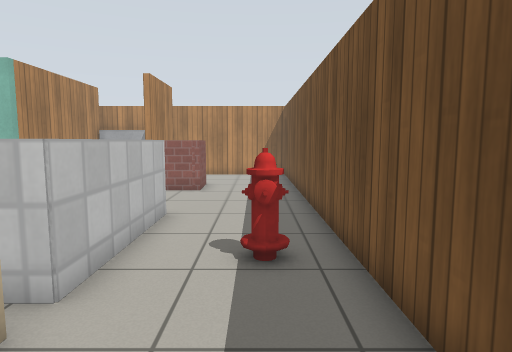
view 1 (above)

16 first-person views from a walk through a Gazebo world. The camera is 0.99 m above the floor, tilts 6° down and sees 75° across. The lines on the ground mark 1 m squares. The floor is counted in squares, 0.5 m on a side. Each view is taken from the middle of a square. On the plan, view 1 faces up. The plan holds only what a view shows up to about 18 squares ahead; the rest is blank. Gazebo's built-in surfaces are drawn with simple patterns.

view 2
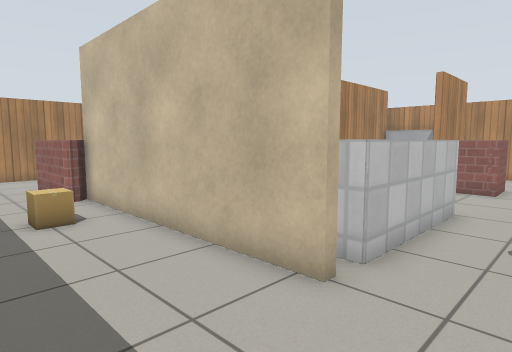

view 3
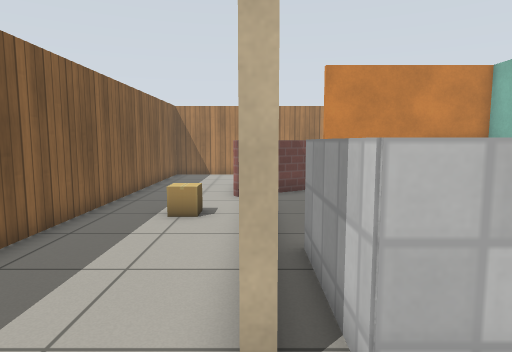

view 4
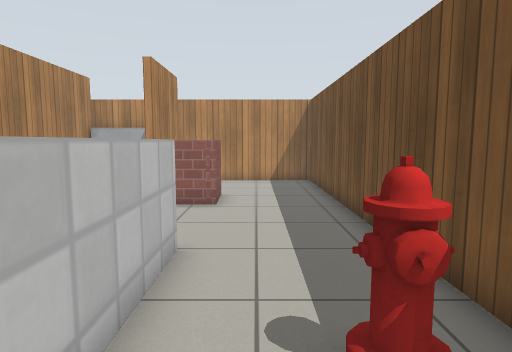

view 5
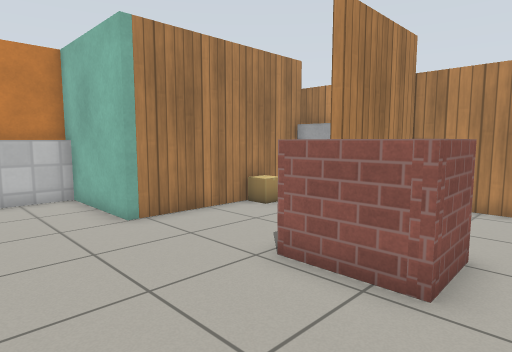

view 6
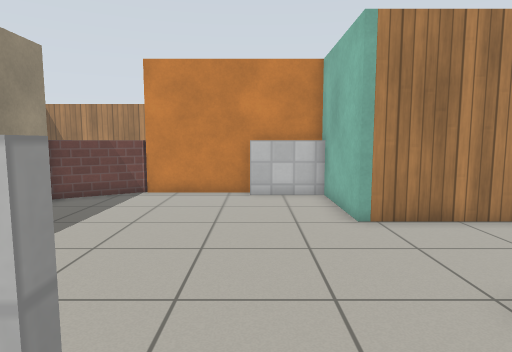

view 7
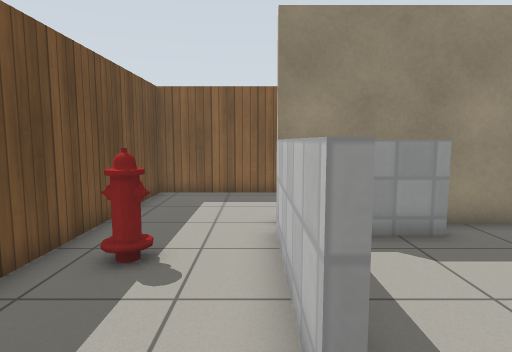

view 8
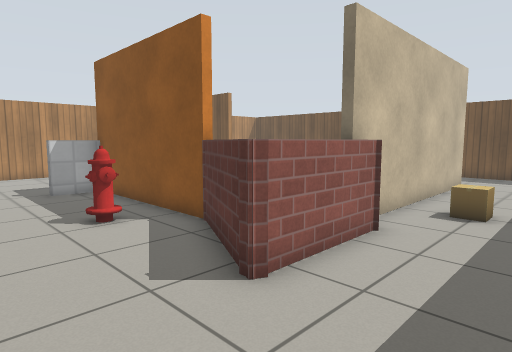

view 9
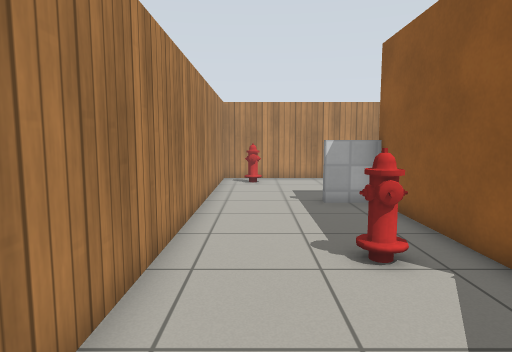

view 10
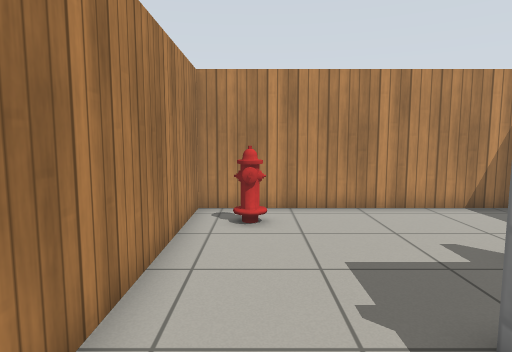

view 11
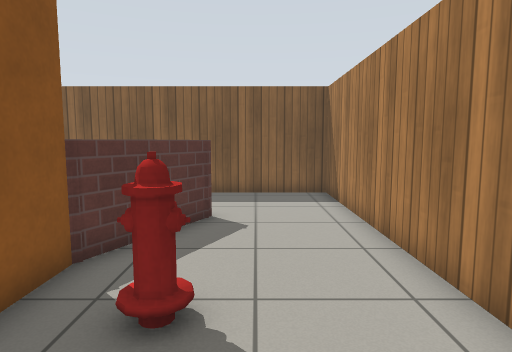

view 12
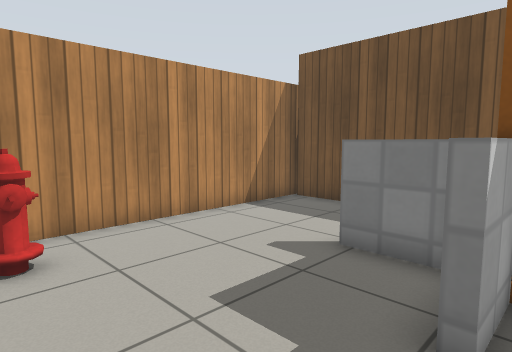

view 13
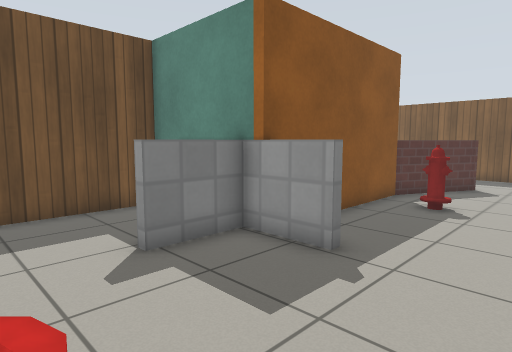

view 14
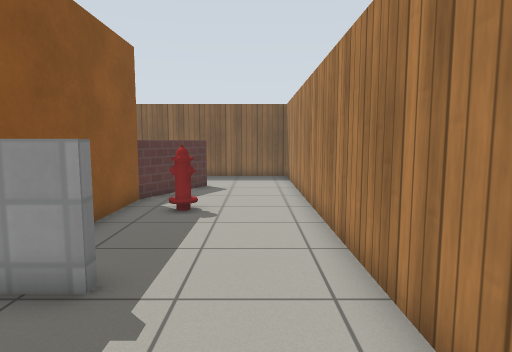

view 15
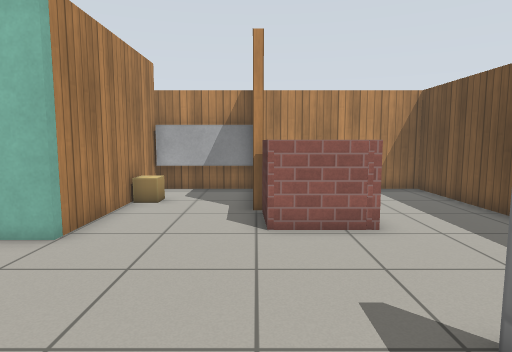

view 16
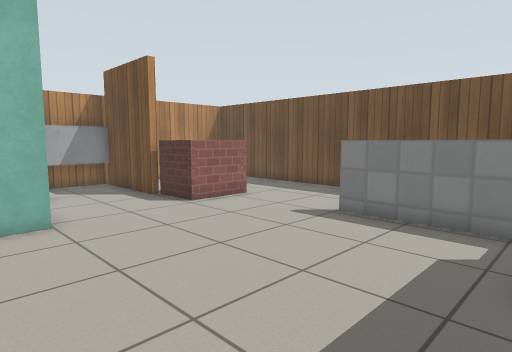

### Floor plan
Points are (right, up) in squares from view 1. A wall is a line through its corners. A room is listed if a view was taken in it or the views show most of it. See-through windows are left out.
Room 1 (views 1, 2, 3, 4, 5, 6, 7, 8, 9, 10, 11, 12, 13, 14, 15, 16)
walls: (-13.9, 5.8) (-12.2, 3.2); (-14, 5.8) (-14, 12.9); (-8.1, 3.2) (-2.4, 3.2) (-2.4, 2.9) (-12, 2.9); (-12, 3.2) (-9.9, 3.2); (-6, 4.2) (-4.4, 4.2); (-13.2, 12.6) (-13.2, 9.7); (-13.5, 12.7) (-13.5, 15.4); (-11.7, 2.3) (-15.9, 2.3); (-14, 12.5) (-15.9, 12.5); (-15.9, 12.8) (-13, 12.8); (-2.4, 9) (-2.4, 3.9) (-6, 3.9); (-2.7, 5) (-2.7, 9); (-15.5, 2.1) (-15.8, 2.3) (-14, 6); (-9, 16.4) (-9, 12.5) (-13.7, 12.5) (-13.7, 5.8); (-5.1, 15.4) (-5.1, 19.5); (-2.3, 13.3) (-4.7, 13.3) (-4.8, 15.3); (-9, 19.6) (-9, 17.4); (-2.9, -1.7) (1.7, -1.7) (1.7, 13.5); (-13.5, 19.7) (-19.7, 19.7) (-19.7, -1.7) (-5.9, -1.7); (-5, 19.7) (-9, 19.7)
ways out: opening at (-0.5, 14.5) to room 2; opening at (-13, 17.5) to room 3
objects: fire hydrant (-18, 18); fire hydrant (-16, 7) to (-16, 8); cardboard box (-9, 1); cardboard box (-9, 17) to (-8, 17); window (-8, 19) to (-6, 19); fire hydrant (0, 5) to (0, 6)
Room 2 (no view inside)
walls: (-2.3, 15.2) (-2.3, 13.3); (-2.4, 15.1) (-2.4, 13.3); (1.7, 13.5) (1.7, 19.7) (-5, 19.7); (-4.8, 19.5) (-4.8, 15.4)
ways out: opening at (-0.5, 14.5) to room 1
Room 3 (no view inside)
walls: (-9, 17.4) (-9, 16.4); (-9, 19.7) (-13.5, 19.7); (-13, 12.8) (-9.3, 12.8) (-9.3, 19.6)
ways out: opening at (-13, 17.5) to room 1

Where each view was taken, in squares from view 1:
view 1: 0 up, 0 right, facing up
view 2: 1 down, 0 right, facing up-left
view 3: 3 up, 0 right, facing left
view 4: 3 up, 1 left, facing up
view 5: 9 up, 1 left, facing up-left
view 6: 10 up, 1 left, facing left
view 7: 11 up, 2 left, facing down
view 8: 1 down, 19 left, facing up-right
view 9: 2 up, 18 left, facing up
view 10: 10 up, 18 left, facing up
view 11: 11 up, 17 left, facing down
view 12: 12 up, 19 left, facing up-right
view 13: 18 up, 19 left, facing down-right
view 14: 17 up, 18 left, facing down
view 15: 6 up, 5 left, facing up
view 16: 4 up, 11 left, facing up-right
